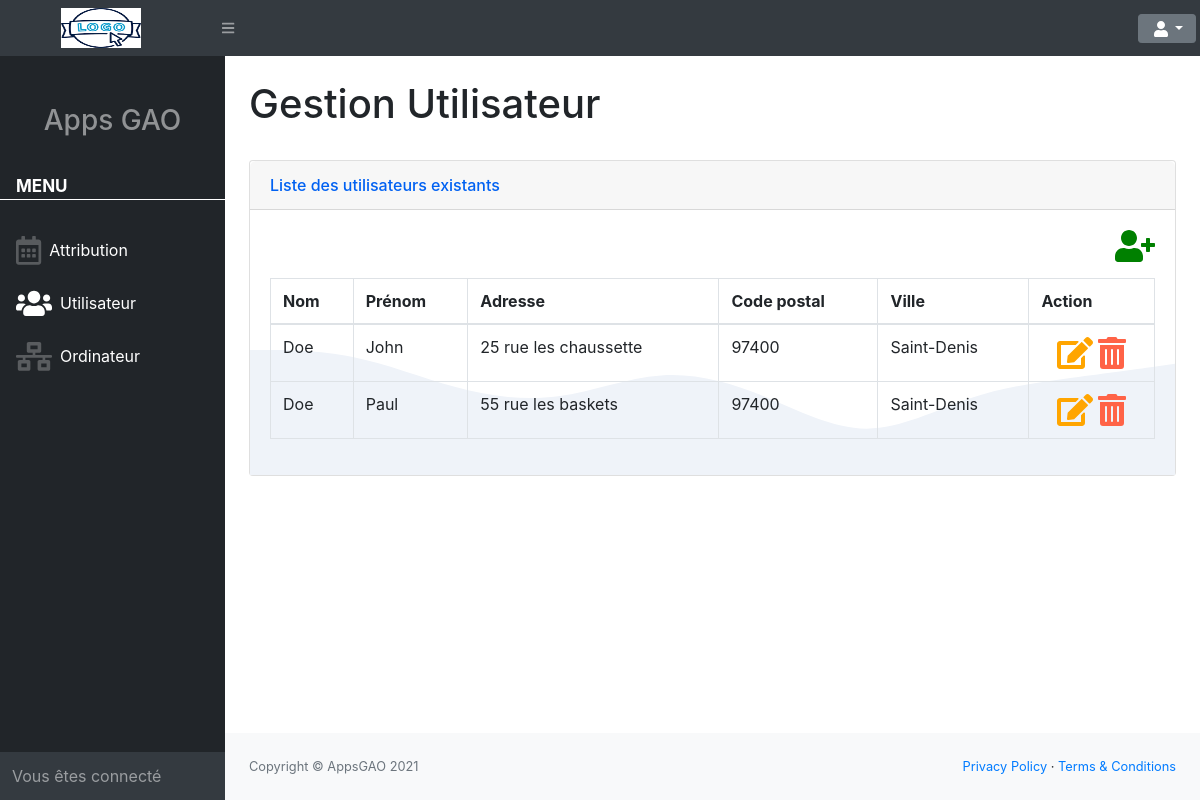
Page /index.php?act=utl (signed in) on the committed database.
### tables this page shows
CREATE TABLE utilisateur(
   numUtil INT(11) NOT NULL,
   nomUtil VARCHAR(100) NOT NULL,
   prenomUtil VARCHAR(100) NOT NULL,
   adresse VARCHAR(255) NOT NULL,
   codeP VARCHAR(25) NOT NULL,
   ville VARCHAR(100) NOT NULL,
   date_crea DATETIME NOT NULL,
   email VARCHAR(100) NOT NULL,
   passW VARCHAR(255) NOT NULL,
   supprimer TINYINT(1) NOT NULL,
   version TINYINT(1) NOT NULL
);

### views/vUtilisateur.php (called while the page is built)
<?php
    include 'structureHTML/hautHTML.php';
    include 'structureHTML/navbarHTML.php';
    include 'structureHTML/sideNavHTML.php';
    include 'vueUtilisateur/bodyUser.php';
    include 'structureHTML/footerHTML.php';
    include 'structureHTML/basHTML.php';

### index.php (called while the page is built, shortened)
<?php
    $view = "";
    $pAction = isset($_GET['act'])? $_GET['act'] : null;
    if(!isset($_GET['act'])){
        header("location:./index.php?act=acc");
    }else{
        switch ($pAction){
            case "utl" :
                include './controlers/cUtilisateur.php';
            break;
        }
    }
    include './views/'.$view.'.php';
?>

### models/managerCrudUser.php (called while the page is built, shortened)
<?php
    function getAllUser(){
        global $pdo;
        $sql = ' SELECT *
                    FROM utilisateur
                    WHERE supprimer = 0';
        $requetes = $pdo->prepare($sql);
        $requetes->execute();
        $data =  $requetes->fetchAll(PDO::FETCH_ASSOC);
        return $data;
    }

### controlers/cUtilisateur.php (called while the page is built, shortened)
<?php
    include 'models/managerCrudUser.php';
    if(!empty($pAction) && $pAction == "utl"){
        $tabUser = getAllUser();
    }

### views/vueUtilisateur/bodyUser.php (the view, shortened to what this page needs)
<div id="layoutSidenav_content">
                <main>
                    <div class="container-fluid">
                        <h1 class="mt-4">Gestion Utilisateur</h1>
                        <br>
                        <div class="card card-waves ">
                            <div class="card-header">
                                Liste des utilisateurs existants
                            </div>
                        <div class="card-body">
                            <div class="float-right" >
                                <p class="font-weight-bold">
                                    <a href="index.php?act=crU&req=create">
                                        <i class="fas fa-user-plus fa-2x" style="color:green"></i>
                                    </a>
                                </p>
                            </div>
                            <div class="table-responsive">
                                <table class="table table-bordered" id="dataTable" width="100%" cellspacing="0">
                                    <thead>
                                        <tr>
                                            <th>Nom</th>
                                            <th>Prénom</th>
                                            <th>Adresse</th>
                                            <th>Code postal</th>
                                            <th>Ville</th>
                                            <th>Action</th>
                                        </tr>
                                    </thead>
                                    <tbody>
                                    <?php $tabUser;
                                        foreach($tabUser as $values){
                                            echo'<tr>
                                                    <td>'.$values['nomUtil'].'</td>
                                                    <td>'.$values['prenomUtil'].'</td>
                                                    <td>'.$values['adresse'].'</td>
                                                    <td>'.$values['codeP'].'</td>
                                                    <td>'.$values['ville'].'</td>
                                                    <td class="text-center">
                                                        <a href="index.php?act=crU&req=update&num='.$values['numUtil'].' "><i class="fas fa-edit fa-2x" style="color:orange"></i></a>
                                                        <a data-delete-url="index.php?act=utl&req=delete&num='.$values['numUtil'].' " type="button" data-toggle="modal" data-target="#modalSuppr" ><i class="fas fa-trash-alt fa-2x" style="color:Tomato"></i></a>
                                                    </td>
                                                </tr>';
                                        }
                                    ?>
                                    </tbody>
                                </table>
                            </div>
                        </div>
                    </div>
                </main>

### customer/css/style.css (style rules this page uses)
.card:not([class*=bg-]) .card-header { color: #0061f2; }
.card .card-header { font-weight: 500; }
.card-header:first-child { border-radius: 0.35rem 0.35rem 0 0; }
.card-waves .card-body { background-image: url(../../assets/media/bg-waves.svg); }
.card-waves .card-body, .card-angles .card-body { background-size: 100% auto; background-repeat: no-repeat; background-position: center bottom; }

### rows in the picture
utilisateur: nomUtil "Doe", prenomUtil "John", adresse "25 rue les chaussette", codeP "97400", ville "Saint-Denis"
utilisateur: nomUtil "Doe", prenomUtil "Paul", adresse "55 rue les baskets", codeP "97400", ville "Saint-Denis"
